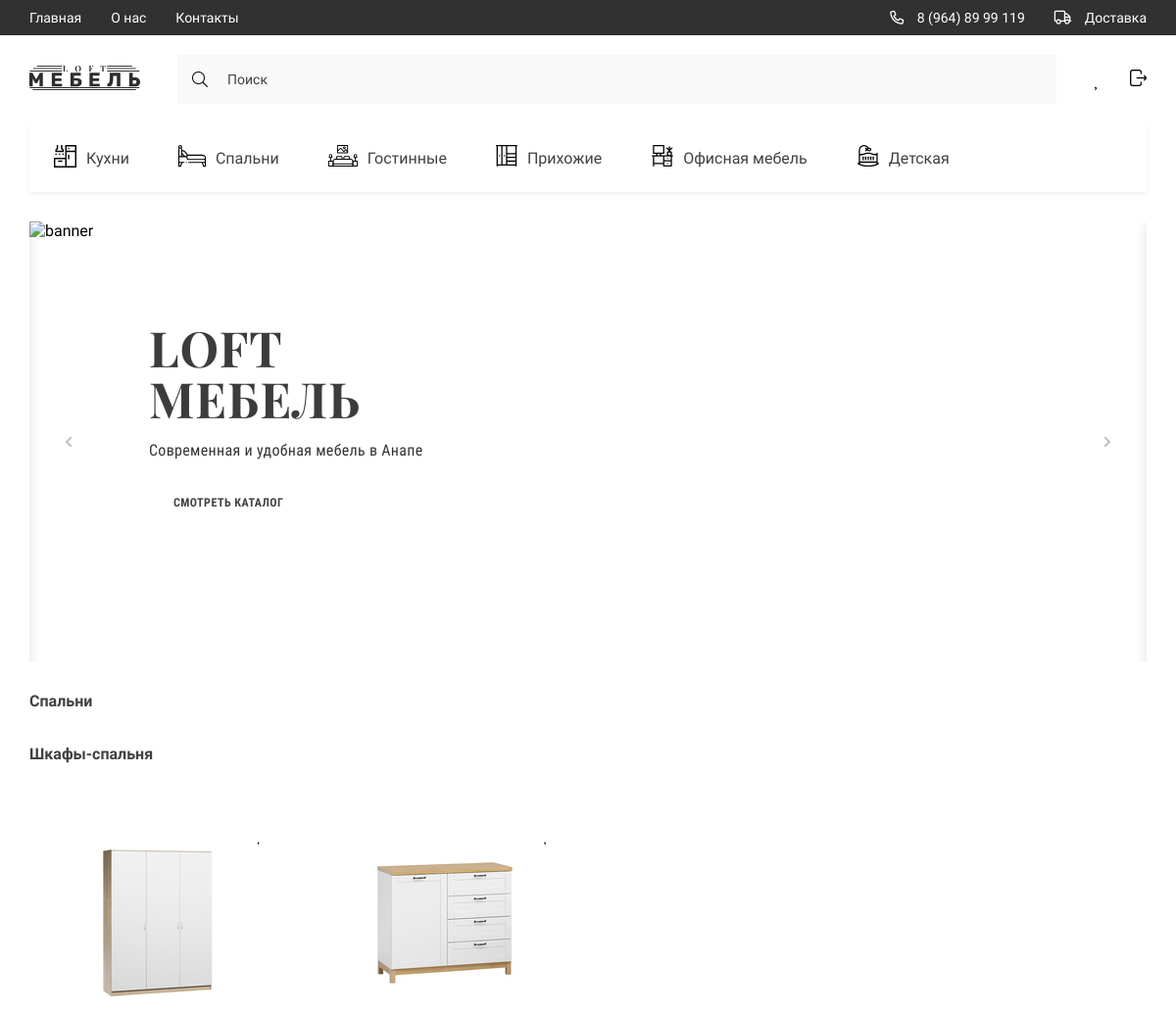
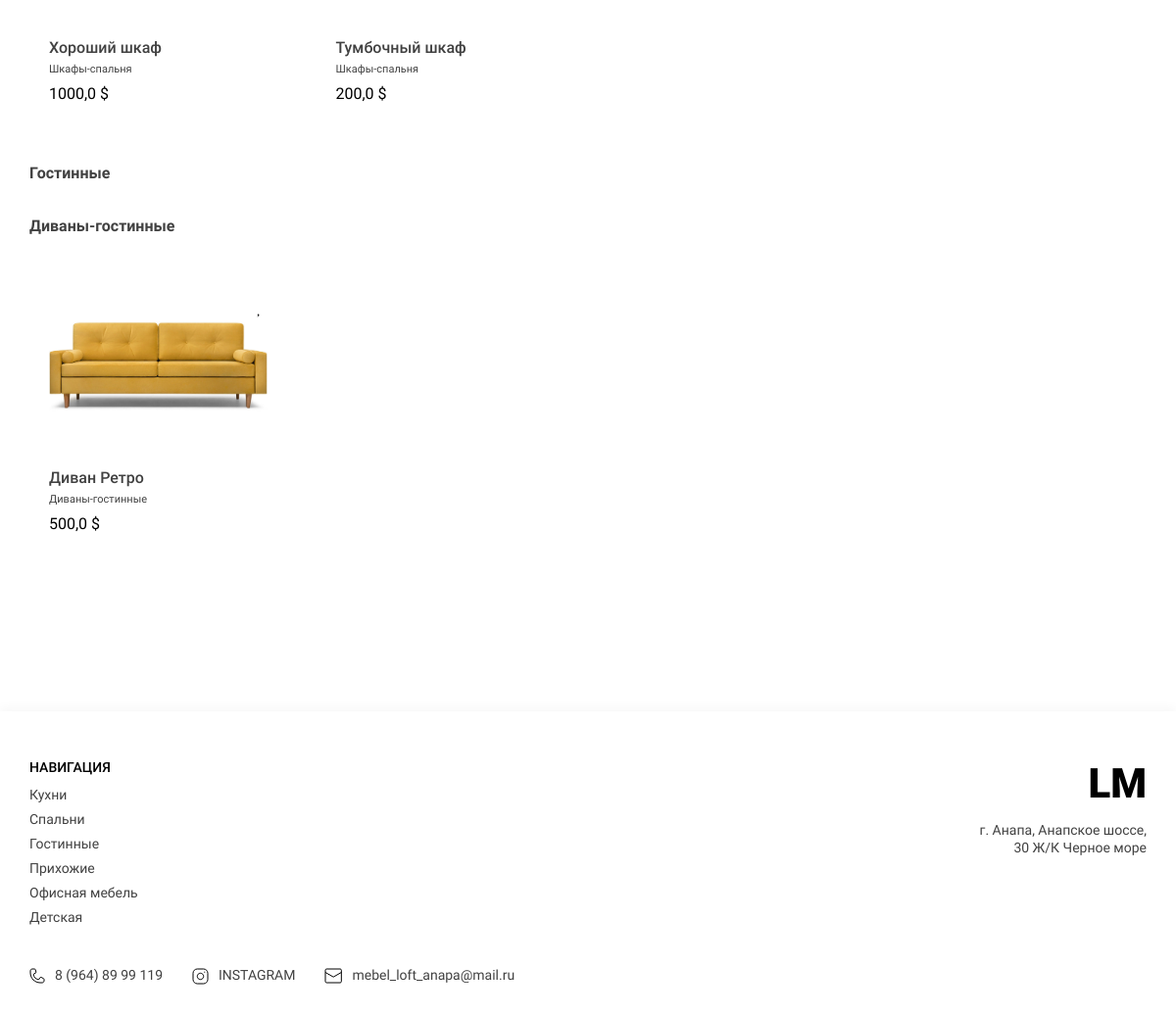
The page / on the database its author committed (2 pictures, top to bottom).
### store/models.py (models this page shows, shortened)
class Category(models.Model):
    title = models.CharField(max_length=150, verbose_name='Название категории')
    slug = models.SlugField(unique=True, null=True)
    parent = models.ForeignKey('self', on_delete=models.CASCADE, null=True, blank=True, verbose_name='Категория',
                               related_name='subcategories')
    icon = models.FileField(upload_to='categories/', default='Нет фото', verbose_name='Изображение категорий')
    def get_absolute_url(self):
        return reverse('category_page', kwargs={'slug': self.slug})
    def get_image_category(self):
        if self.icon:
            return self.icon.url
        else:
            return ''
    def __str__(self):
        return self.title
    class Meta:
        verbose_name = 'Категория'
        verbose_name_plural = 'Категории'

class Product(models.Model):
    title = models.CharField(max_length=150, verbose_name='Название товара')
    price = models.FloatField(verbose_name='Цена')
    created_at = models.DateTimeField(auto_now_add=True, verbose_name='Дата добавление')
    quantity = models.IntegerField(default=0, verbose_name='Колиество товара')
    description = models.TextField(default='Здесь скоро будет описание', verbose_name='Описание товара')
    category = models.ForeignKey(Category, on_delete=models.CASCADE, verbose_name='Категоря товара',
                                 related_name='products')
    slug = models.SlugField(unique=True, null=True)
    length = models.CharField(max_length=100, default='100 CM', verbose_name='Длина')
    width = models.CharField(max_length=100, default='100 CM', verbose_name='Ширина')
    height = models.CharField(max_length=100, default='100 CM', verbose_name='Высота')
    def get_absolute_url(self):
        return reverse('product_detail', kwargs={'slug': self.slug})
    def get_image_product(self):
        if self.images:
            try:
                return self.images.first().image.url
            except:
                return ''
        else:
            return ''
    class Meta:
        verbose_name = 'Продукт'
        verbose_name_plural = 'Продукты'

class Gallery(models.Model):
    image = models.ImageField(upload_to='products/', verbose_name='Изображение товаров')
    product = models.ForeignKey(Product, on_delete=models.CASCADE, related_name='images')
    class Meta:
        verbose_name = 'Изображение'
        verbose_name_plural = 'Изображения'

### store/views.py (the view)
# urls.py: path('', ProductList.as_view(), name='product_list'),
class ProductList(ListView):
    model = Product
    context_object_name = 'categories'
    extra_context = {
        'title': 'Главная страница'
    }
    template_name = 'store/product_list.html'
    def get_queryset(self):
        categories = Category.objects.filter(parent=None)
        return categories

### store/templatetags/store_tags.py (called while the page is built)
@register.simple_tag()
def get_categories():
    return Category.objects.filter(parent=None)

### store/templates/store/product_list.html (shortened to what this page needs)
{% extends 'base.html' %}
{% block main %}
<main class="main">
    <div class="container">
        {% for category in categories %}
        {% if category.subcategories.all %}
        <section class="products">
            <h2 class="products__title">{{ category.title }}</h2>
            {% for cat in category.subcategories.all %}
            {% if cat.products.all %}
            <h2 class="products__title">{{ cat }}</h2>
            <div class="products__content">
                {% for product in cat.products.all %}
                {% include 'store/components/_product_card.html' %}
                {% endfor %}
            </div>
            {% endif %}
            {% endfor %}
        </section>
        {% endif %}
        {% endfor %}
    </div>
</main>
{% endblock main %}

### templates/base.html (shortened to what this page needs)
<!DOCTYPE html>
<html lang="ru">
<head>
    {% include 'components/_style.html' %}
</head>
<body>
{% include 'components/_nav.html' %}
<div class="wrapper">
    <header class="header">
        <div class="container">
            <div class="header__content">
                {% include 'components/_header__bar.html' %}
                {% include 'components/_nav__catigories.html' %}
                {% block slider %}
                {% include 'components/_slider.html' %}
                {% endblock slider %}
            </div>
        </div>
    </header>
    {% block main %}
    {% endblock main %}
    {% include 'components/_footer.html' %}
</div>
</body>
</html>

### templates/components/_style.html (shortened to what this page needs)
{% load static %}
<link rel="stylesheet" href="https://cdnjs.cloudflare.com/ajax/libs/font-awesome/6.0.0/css/all.min.css">
<link rel="stylesheet" href="{% static 'store//assets/fontawesome/css/all.min.css' %}">
<link rel="stylesheet" href="{% static 'store//style/style.css' %}">

### templates/components/_nav.html (shortened to what this page needs)
<nav class="nav">
    <div class="container _nav">
        <div class="nav__content">
            <ul class="nav__list">
                <li>
                    <a href="{% url 'product_list' %}" class="nav__list-links">
                        Главная
                    </a>
                </li>
                <li>
                    <a href="{% url 'about' %}" class="nav__list-links">
                        О нас
                    </a>
                </li>
                <li>
                    <a href="{% url 'mail' %}" class="nav__list-links">
                        Контакты
                    </a>
                </li>
            </ul>
            <ul class="nav__contacts">
                <li>
                    <a href="tel:89648999119" class="nav__contacts-links">
                        <i class="far fa-phone-alt"></i>
                        8 (964) 89 99 119
                    </a>
                </li>
                <li>
                    <a href="{% url 'my_cart' %}" class="nav__contacts-links">
                        <i class="far fa-truck"></i>
                        Доставка
                    </a>
                </li>
            </ul>
        </div>
    </div>
</nav>

### templates/components/_header__bar.html (shortened to what this page needs)
{% load static %}
<div class="header__bar">
    <a href="{% url 'product_list' %}" class="logo">
        <img src="{% static 'store/assets/icons/LOGO.svg' %}" alt="logo">
    </a>
    <form class="header__search" role="search" method="get" action="{% url 'search' %}">
        <i class="fal fa-search"></i>
        <input name="q" type="text" class="header__search-txt" placeholder="Поиск">
    </form>
    <ul class="header__list">
        <li>
            <a href="{% url 'my_favorite' %}" class="header__list-item" id="_heart">
            </a>
        </li>
        {% if not request.user.is_authenticated %}
        <li>
            <a href="{% url 'register' %}" class="header__list-item" id="_login">
                <img height="17 px" src="{% static 'store/assets/icons/1286853.png' %}" alt="">
            </a>
        </li>
        {% endif %}
    </ul>
</div>

### templates/components/_nav__catigories.html
{% load store_tags %}
{% get_categories as categories %}
{% load static %}
<ul class="header__list _categories">
    {% for category in categories %}
    <li>
        <a href="{{ category.get_absolute_url }}" class="header__list-links">
                                <span class="header__list-img">
                                    <img src="{{ category.get_image_category }}" alt="icons">
                                </span>
            {{category.title}}
        </a>
    </li>
    {% endfor %}
</ul>

### templates/components/_slider.html (shortened to what this page needs)
{% load static %}
<div class="slider" data-infinity="true">
    <div class="sliderLines">
        <div class="slider__item">
            <img src="{% static 'store/assets/images/banner-1.png' %}" alt="banner" class="slider__img">
            <div class="slider__item-content">
                <h2 class="slider__item-title">loft мебель</h2>
                <p class="slider__item-descr">
                    Современная и удобная мебель в Анапе
                </p>
                <a href="#!" class="slider__item-button">СМОТРЕТЬ КАТАЛОГ</a>
            </div>
        </div>
    </div>
    <div class="slider__btns">
        <button class="btn__prev">
            <img src="{% static 'store/assets/icons/arrow.svg' %}" alt="arrow">
        </button>
        <button class="btn__next">
            <img src="{% static 'store/assets/icons/arrow.svg' %}" alt="arrow">
        </button>
    </div>
</div>

### store/templates/store/components/_product_card.html (shortened to what this page needs)
{% load store_tags %}
<div class="products__item">
    {% if request.user.is_authenticated %}
    {% get_favorite_products request.user as fav_products %}
    {% endif %}
        {% if product in fav_products and request.user.is_authenticated %}
        <a href="{% url 'add_favorite' product.slug %}" class="like_activate">
        </a>
        {% else %}
        <a href="{% url 'add_favorite' product.slug %}" class="like">
        </a>
        {% endif %}
    <a href="{{ product.get_absolute_url }}"> <img src="{{ product.get_image_product }}" alt=""
                                   class="products__item-img"></a>
    <div class="products__item-text">
        <h3 class="products__item-title">{{ product.title }}</h3>
        <div class="products__item-desrc">{{ cat }}</div>
        <div class="products__item-price">{{ product.price  }} $</div>
    </div>
</div>

### templates/components/_footer.html
{% load static %}
{% load store_tags %}
{% get_categories as categories %}
<footer class="footer">
        <div class="container">
            <div class="footer__content">
                <div class="footer__navigate">
                    <div class="footer__navigate-part">
                        <h2 class="footer__navigate-title">НАВИГАЦИЯ</h2>
                        {% for category in categories %}
                        <div class="footer__navigate-lists">
                            <ul class="footer__navigate-list">
                                <li><a href="{{ category.get_absolute_url }}" class="footer__navigate-links">{{category.title}}</a></li>
                            </ul>
                        </div>
                        {% endfor %}
                    </div>
                    <div class="footer__navigate-part _right">
                        <a href="./index.html" class="footer__logo">LM</a>
                        <p class="footer__adress">г. Анапа, Анапское шоссе, 30 Ж/К Черное море</p>
                    </div>
                </div>
                <div class="footer__social">
                    <ul class="footer__social-list">
                        <li>
                            <a href="tel:89648999119" class="footer__social-links">
                                <img src="{% static 'store/assets/icons/phone.svg' %}" alt="phone">
                                8 (964) 89 99 119
                            </a>
                        </li>
                        <li>
                            <a href="https://www.instagram.com/" target="_blank" class="footer__social-links">
                                <img src="{% static 'store/assets/icons/inst.svg' %}" alt="insta">
                                INSTAGRAM
                            </a>
                        </li>
                        <li>
                            <a href="mailto:mebel_loft_anapa@mail.ru" target="_blank" class="footer__social-links">
                                <img src="{% static 'store/assets/icons/mail.svg' %}" alt="mail">
                                mebel_loft_anapa@mail.ru
                            </a>
                        </li>
                    </ul>
                </div>
            </div>
        </div>
    </footer>

### templates/components/_scripts.html (shortened to what this page needs)
{% load static %}

### rows shown on the page
Category: get_image_category (picture), title "Кухни"
Category: get_image_category (picture), title "Спальни"
Category: get_image_category (picture), title "Гостинные"
Category: get_image_category (picture), title "Прихожие"
Category: get_image_category (picture), title "Офисная мебель"
Category: get_image_category (picture), title "Детская"
Category: title "Шкафы-спальня"
Product: get_image_product (picture), title "Хороший шкаф", price "1000,0"
Product: get_image_product (picture), title "Тумбочный шкаф", price "200,0"
Category: title "Диваны-гостинные"
Product: get_image_product (picture), title "Диван Ретро", price "500,0"
